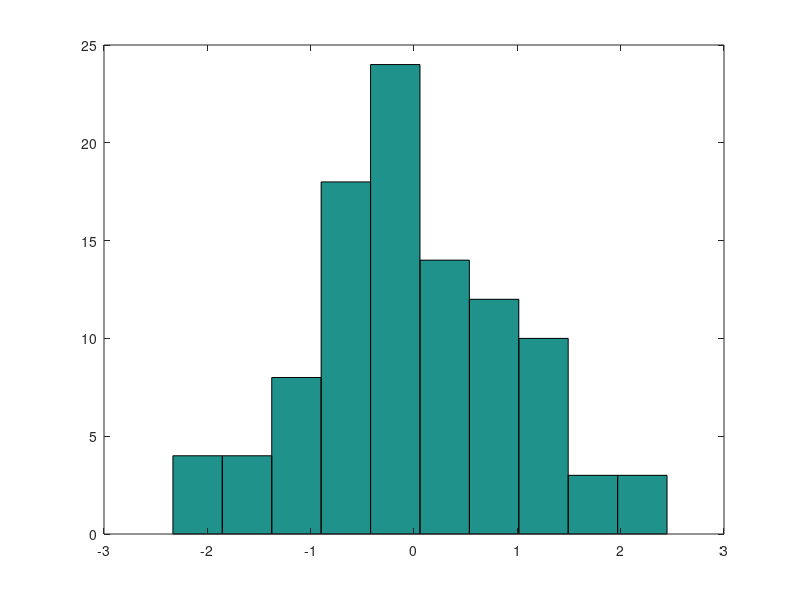

This figure's MATLAB source: (Note: this script raises an error after producing the figure.)
%Test 
close all; 
hist(randn(100,1));
h = get(gca,'Children'); 
y = h.Vertices(:,1);
z = h.Vertices(:,2);
x = 3*ones(size(y));
close all
hist(randn(100,1)+2);
h = get(gca,'Children');
y2 = h.Vertices(:,1);
z2 = h.Vertices(:,2);
x2 = 6*ones(size(y2));
close all;
% y2_bold = y2;
% z2_bold = z2;
% x2_bold = 6.05*ones(size(y2_bold));

patch(x,y,z, 'r'); hold on; patch(x2,y2,z2, 'b'); 
% patch(x2_bold, y2_bold, z2_bold,'b');
view(3)
% now rotate as desired